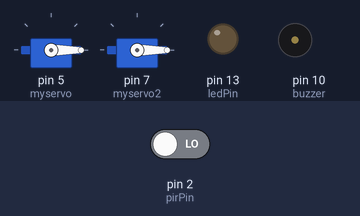
Simulated run of this sketch. Board: Arduino Uno, built with avr-gcc and run on an emulated ATmega328P. Shown: 2 × servo, output pins drawn as LEDs (lit = HIGH), buzzer (waves = sounding). Inputs (shaded band) come from the test bench; at power-on: pin 2 (pirPin) LOW.

Above: at 1.2 s.
1.3 s: pin 2 (pirPin) driven HIGH
At 2.0 s:
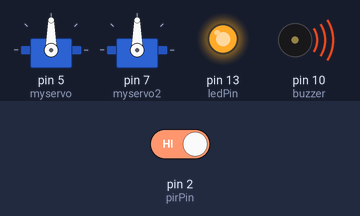
2.8 s: pin 2 (pirPin) driven LOW
At 3.6 s:
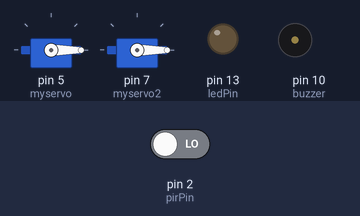
Timing chart, 0 to 5.8 s (numbered marks = the images above; inputs shaded):
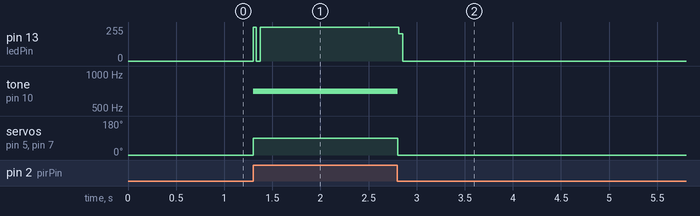

The sketch:

AutomaticMallDoor.ino
```cpp
// Inicio do projeto


// Definindo os servos motores

#include <Servo.h>
Servo myservo;
Servo myservo2;

// Fim da definição dos servos motores


// Definindo as variáveis


int buzzer = 10; // Variável do buzzer
int ledPin = 13; // Variável do led
int pirPin = 2;  // Variavel do sensor
int pirStat = 0;  // Variavel do sensor 2
int pos = 0; // Variavel do servo motor


// Fim da definição das variáveis

// Definindo saidas

void setup() {

 pinMode(ledPin, OUTPUT); // Definindo a saida do led
 pinMode(pirPin, INPUT); // Definindo a saido do sensor
 myservo.attach(5);  // Definindo saida do servo motor
  pinMode(buzzer,OUTPUT); // Definindo saido do buzzer
  myservo2.attach(7);  // Definindo saida do segundo servo motor
}

// Fim da definição das saidas

// Inicio do projeto

void loop(){
 pirStat = digitalRead(pirPin); // Atribuindo o estado do sensor

  // Estrutura de decisão


 if (pirStat == HIGH) {

   digitalWrite(ledPin, HIGH); // Ligando o led
   tone(buzzer, 700); // Função para ativar o buzzer
   Serial.println("Movimento detectado!"); // Frase digitada ao ativar o sensor
   pos = 90; // Definindo o valor da posição do servo ao sensor ser ativado
   myservo.write(pos);  // Definindo a posição do servo
   myservo2.write(pos);  // Definindo a posição do segundo servo
   delay(15);  // Definindo o atraso das ações
   digitalWrite(ledPin, LOW); // Desativando o led

 }
  // Estrutura de decisão

 else {
    noTone(buzzer); // Função para desativar o buzzer
  	pos = 0; // Definindo o valor da posição dos servos ao sensor ser desativado
  	myservo.write(pos); // Definindo a posição do servo
    myservo2.write(pos);  // Definindo a posição do segundo servo
    delay(15);  // Definindo o atraso das ações

 }
}

// Fim do projeto
```

Measured:
- after the input at 1.3 s, pin 13 (ledPin): 0/255 → 255/255 at once; tone on pin 10 (buzzer): silent → 700 Hz at once; servo on pin 5 (myservo), servo on pin 7 (myservo2): 0° → 90° at once
- after the input at 2.8 s, pin 13 (ledPin): 255/255 → 0/255 at once; tone on pin 10 (buzzer): 700 Hz → silent at once; servo on pin 5 (myservo), servo on pin 7 (myservo2): 90° → 0° at once
